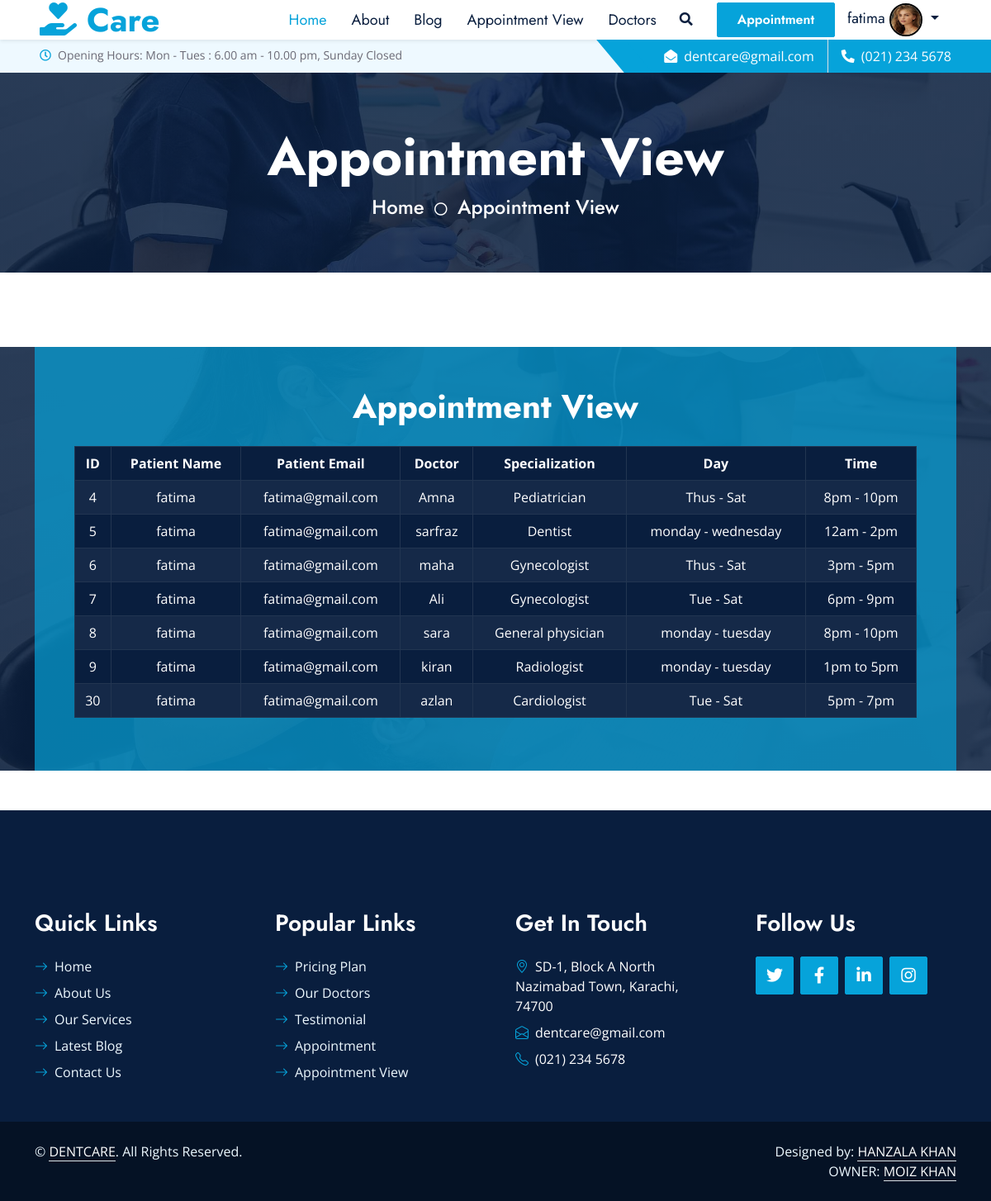
The app's page /appointmentview.php (signed in) with its own data.
### tables this page shows
CREATE TABLE `patient` (
  `id` int(11) NOT NULL,
  `name` varchar(255) NOT NULL,
  `email` varchar(255) NOT NULL,
  `password` varchar(255) NOT NULL,
  `phone` text NOT NULL,
  `PImage` varchar(255) NOT NULL,
  `pstatus` tinyint(4) NOT NULL DEFAULT 1
);

CREATE TABLE `appointment` (
  `pid` int(11) NOT NULL,
  `pname` varchar(255) NOT NULL,
  `pemail` varchar(255) NOT NULL,
  `pdoctor` int(255) NOT NULL,
  `pspecialization` varchar(255) NOT NULL,
  `pday` text NOT NULL,
  `ptime` text NOT NULL,
  `pstatus` tinyint(4) NOT NULL DEFAULT 1
);

CREATE TABLE `doctors` (
  `id` int(11) NOT NULL,
  `Dusername` varchar(255) NOT NULL,
  `Demail` varchar(255) NOT NULL,
  `Dpassword` varchar(255) NOT NULL,
  `specialization` varchar(255) NOT NULL,
  `Dcity` int(11) NOT NULL,
  `Days` varchar(255) NOT NULL,
  `Dtime` text NOT NULL,
  `dstatus` tinyint(255) NOT NULL DEFAULT 1,
  `Dimage` varchar(255) NOT NULL
);

### appointmentview.php (the view)
<?php
include('includes/navebar.php');
include('includes/config.php');
?>
<div class="container-fluid bg-primary py-5 hero-header mb-5">
    <div class="row py-3">
        <div class="col-12 text-center">
            <h1 class="display-3 text-white animated zoomIn">Appointment View</h1>
            <a href="" class="h4 text-white">Home</a>
            <i class="far fa-circle text-white px-2"></i>
            <a href="" class="h4 text-white">Appointment View</a>
        </div>
    </div>
</div>
<div class="container-fluid bg-primary bg-appointment mb-5 wow fadeInUp" data-wow-delay="0.1s"
    style="margin-top: 90px;">
    <div class="container">
        <div class="row gx-5">
            <div class="col-lg-12">
                <div class="appointment-form h-100 d-flex flex-column justify-content-center text-center p-5 wow zoomIn"
                    data-wow-delay="0.6s">
                    <h1 class="text-white mb-4">Appointment View</h1>
                    <?php
                    $username = $_SESSION['useremail'];
                    $fetch = "SELECT *
                        FROM `appointment` AS a
                        INNER JOIN `doctors` AS d
                        ON a.`pdoctor` = d.`id`
                        WHERE `pemail` = '$username'
                        ";
                    $querry = mysqli_query($connection, $fetch);
                    if (mysqli_num_rows($querry) > 0) {
                        ?>
                        <table class="table table-bordered table-dark table-striped">
                            <thead>
                                <tr>
                                    <th>ID</th>
                                    <th>Patient Name</th>
                                    <th>Patient Email</th>
                                    <th>Doctor</th>
                                    <th>Specialization</th>
                                    <th>Day</th>
                                    <th>Time</th>
                                </tr>
                            </thead>
                            <tbody>
                                <?php
                                while ($row = mysqli_fetch_assoc($querry)) {
                                    ?>
                                    <tr>
                                        <td>
                                            <?php echo $row['pid'] ?>
                                        </td>
                                        <td>
                                            <?php echo $row['pname'] ?>
                                        </td>
                                        <td>
                                            <?php echo $row['pemail'] ?>
                                        </td>
                                        <td>
                                            <?php echo $row['Dusername'] ?>
                                        </td>
                                        <td>
                                            <?php echo $row['specialization'] ?>
                                        </td>
                                        <td>
                                            <?php echo $row['pday'] ?>
                                        </td>
                                        <td>
                                            <?php echo $row['ptime'] ?>
                                        </td>
                                    </tr>
                                    <?php
                                }
                    }
                    ?>
                        </tbody>
                    </table>
                </div>
            </div>
        </div>
    </div>
</div>
<?php
include('includes/footer.php');
?>
</body>
</html>

### Includes/navebar.php (shortened to what this page needs)
<!DOCTYPE html>
<html lang="en">
<head>
    <link href="https://cdnjs.cloudflare.com/ajax/libs/font-awesome/5.10.0/css/all.min.css" rel="stylesheet">
    <link href="https://cdn.jsdelivr.net/npm/bootstrap-icons@1.4.1/font/bootstrap-icons.css" rel="stylesheet">
    <link href="assets/lib/owlcarousel/assets/owl.carousel.min.css" rel="stylesheet">
    <link href="assets/lib/animate/animate.min.css" rel="stylesheet">
    <link href="assets/lib/tempusdominus/css/tempusdominus-bootstrap-4.min.css" rel="stylesheet" />
    <link href="assets/lib/twentytwenty/twentytwenty.css" rel="stylesheet" />
    <link href="assets/css/bootstrap.min.css" rel="stylesheet">
    <link href="assets/css/style.css" rel="stylesheet">
</head>
<body>
    <nav class="navbar navbar-expand-lg bg-white navbar-light shadow-sm px-5 py-3 py-lg-0">
        <a href="index.php" class="navbar-brand p-0">
            <h1 class="m-0 text-primary"><i class="fas fa-hand-holding-heart" style="color: #06A3DA;"></i> Care</h1>
        </a>
        <div class="collapse navbar-collapse" id="navbarCollapse">
            <div class="navbar-nav ms-auto py-0">
                <a href="index.php" class="nav-item nav-link active">Home</a>
                <a href="about.php" class="nav-item nav-link">About</a>
                <a href="blog.php" class="nav-item nav-link">Blog</a>
                <a href="appointmentview.php" class="nav-item nav-link">Appointment View</a>
                <a href="doctors.php" class="nav-item nav-link">Doctors</a>
            </div>
            <button type="button" class="btn text-dark" data-bs-toggle="modal" data-bs-target="#searchModal"><i
                    class="fa fa-search"></i></button>
            <a href="appointment.php" class="btn btn-primary py-2 px-4 ms-3">Appointment</a>
        </div>
        <?php
        require("includes/config.php");
        $username = $_SESSION["useremail"];
        $query = "SELECT * FROM `Patient` WHERE `email` = '$username'";
        $result = mysqli_query($connection, $query);
        $result1 = mysqli_fetch_assoc($result);
        ?>
        <div class="navbar-nav">
            <li class=" dropdown">
                <a href="#" class="nav-link dropdown-toggle" data-toggle="dropdown">
                    <span>
                        <?php echo $result1['name']; ?>
                    </span>
                    <img src="<?php echo 'userimg/' . $result1['PImage'] ?>" alt="profile Image" height="40px"
                        width="40px" style="border-radius: 50%; border: 2px solid black;">
                </a>
            </li>
        </div>
    </nav>
    <div class="container-fluid bg-light ps-5 pe-0 d-none d-lg-block">
        <div class="row gx-0">
            <div class="col-md-6 text-center text-lg-start mb-2 mb-lg-0">
                <div class="d-inline-flex align-items-center">
                    <small class="py-2"><i class="far fa-clock text-primary me-2"></i>Opening Hours: Mon - Tues : 6.00
                        am - 10.00 pm, Sunday Closed </small>
                </div>
            </div>
            <div class="col-md-6 text-center text-lg-end">
                <div class="position-relative d-inline-flex align-items-center bg-primary text-white top-shape px-5">
                    <div class="me-3 pe-3 border-end py-2">
                        <p class="m-0"><i class="fa fa-envelope-open me-2"></i>dentcare@gmail.com</p>
                    </div>
                    <div class="py-2">
                        <p class="m-0"><i class="fa fa-phone-alt me-2"></i>(021) 234 5678</p>
                    </div>
                </div>
            </div>
        </div>
    </div>

### assets/css/style.css (style rules this page uses)
:root { --primary: #06A3DA; --secondary: #F57E57; --light: #EEF9FF; --dark: #091E3E; }
h1, h2, .font-weight-bold { font-weight: 700 !important; }
.btn { font-family: 'Jost', sans-serif; font-weight: 600; transition: .5s; }
.btn-primary, .btn-secondary { color: #FFFFFF; }
.top-shape::before { position: absolute; content: ""; width: 35px; height: 100%; top: 0; left: -17px; background: var(--primary); transform: skew(40deg); }
.navbar-light .navbar-nav .nav-link { font-family: 'Jost', sans-serif; padding: 1px 15px; font-size: 18px; color: var(--dark); outline: none; transition: .5s; }
.navbar-light .navbar-nav .nav-link:hover, .navbar-light .navbar-nav .nav-link.active { color: var(--primary); }
.hero-header { background: linear-gradient(rgba(9, 30, 62, .85), rgba(9, 30, 62, .85)), url(../img/carousel-1.jpg) center center no-repeat; background-size: cover; }
.bg-appointment { background: linear-gradient(rgba(9, 30, 62, .85), rgba(9, 30, 62, .85)), url(../img/carousel-1.jpg) center center no-repeat; background-size: cover; }
.appointment-form { background: rgba(6, 163, 218, .7); }

### records on screen
patient: name "fatima", PImage (picture)
appointment: pid "4", pname "fatima", pemail "fatima@gmail.com", pdoctor.Dusername "Amna", pdoctor.specialization "Pediatrician", pday "Thus - Sat", ptime "8pm - 10pm"
appointment: pid "5", pname "fatima", pemail "fatima@gmail.com", pdoctor.Dusername "sarfraz", pdoctor.specialization "Dentist", pday "monday - wednesday", ptime "12am - 2pm"
appointment: pid "6", pname "fatima", pemail "fatima@gmail.com", pdoctor.Dusername "maha", pdoctor.specialization "Gynecologist", pday "Thus - Sat", ptime "3pm - 5pm"
appointment: pid "7", pname "fatima", pemail "fatima@gmail.com", pdoctor.Dusername "Ali", pdoctor.specialization "Gynecologist", pday "Tue - Sat", ptime "6pm - 9pm"
appointment: pid "8", pname "fatima", pemail "fatima@gmail.com", pdoctor.Dusername "sara", pdoctor.specialization "General physician", pday "monday - tuesday", ptime "8pm - 10pm"
appointment: pid "9", pname "fatima", pemail "fatima@gmail.com", pdoctor.Dusername "kiran", pdoctor.specialization "Radiologist", pday "monday - tuesday", ptime "1pm to 5pm"
appointment: pid "30", pname "fatima", pemail "fatima@gmail.com", pdoctor.Dusername "azlan", pdoctor.specialization "Cardiologist", pday "Tue - Sat", ptime "5pm - 7pm"
